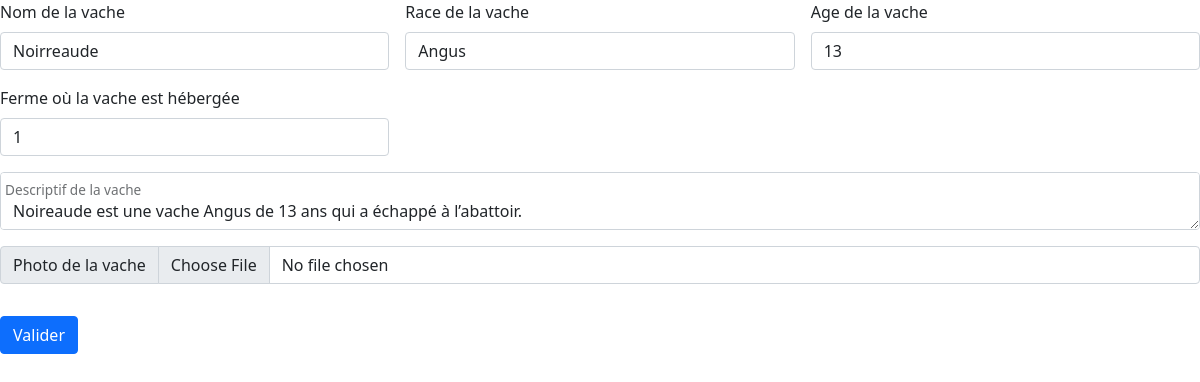
/app/appel/admin/modifievacheform.php?id=2, run on the app's committed database.
### tables this page shows
CREATE TABLE `vaches` (
  `Nom` varchar(20) NOT NULL,
  `Race` varchar(20) NOT NULL,
  `Age` int(2) NOT NULL,
  `Descriptif` varchar(200) NOT NULL,
  `Photo` varchar(40) DEFAULT NULL,
  `fk_Ferme` int(2) NOT NULL,
  `id_vache` int(4) NOT NULL
);

### app/appel/admin/modifievacheform.php (the view)
<?php
    require("header.php");
    $DB->exec("SET CHARACTER SET utf8");
    $element=$_GET['id'];
    $newreq = $DB->query("SELECT * FROM vaches WHERE id_vache=$element");
    $tab = $newreq->fetch();
?>
<form class="row g-3" action="modifievache.php?id=<?php echo $element?>" method="POST">
    <div class="col-md-4">
        <label for="validationDefault02" class="form-label">Nom de la vache</label>
        <input type="text" class="form-control" id="validationDefault02" required name="nom" value="<?php echo $tab['Nom']; ?>">
    </div>
    <div class="col-md-4">
        <label for="validationDefault02" class="form-label">Race de la vache</label>
        <input type="text" class="form-control" id="validationDefault02" required name="race" value="<?php echo $tab['Race']; ?>">
    </div>
    <div class="col-md-4">
        <label for="validationDefault02" class="form-label">Age de la vache</label>
        <input type="number" class="form-control" id="validationDefault02" required name="age" value="<?php echo $tab['Age']; ?>">
    </div>
    <div class="col-md-4">
        <label for="validationDefault02" class="form-label">Ferme où la vache est hébergée</label>
        <input type="text" class="form-control" id="validationDefault02" required name="ferme" value="<?php echo $tab['fk_Ferme']; ?>">
    </div>
    <div class="form-floating">
        <textarea class="form-control" placeholder="Leave a comment here" id="floatingTextarea" name="descriptif"><?php echo $tab['Descriptif']; ?></textarea>
        <label for="floatingTextarea">Descriptif de la vache</label>
    </div>
    <div class="input-group mb-3">
        <label class="input-group-text" for="inputGroupFile01">Photo de la vache</label>
        <input type="file" class="form-control" id="inputGroupFile01">
    </div>
    <div class="col-12">
        <button type="submit" class="btn btn-primary">Valider</button>
    </div>
</form>

### data on the page
vaches: nom "Noirreaude", race "Angus", age "13", ferme "1", descriptif "Noireaude est une vache Angus de 13 ans qui a échappé à l’abattoir."
